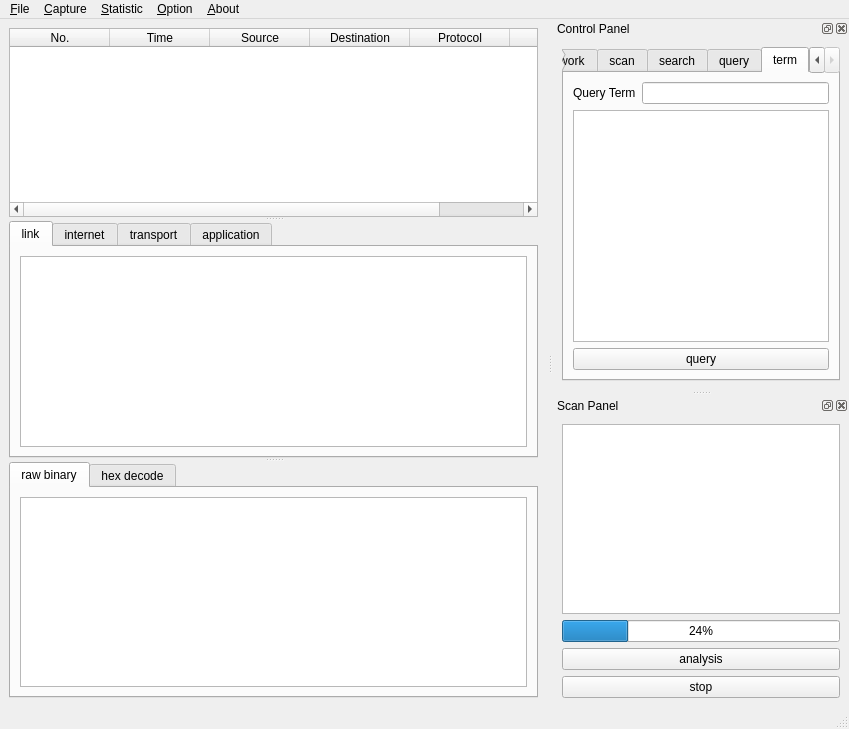
<?xml version="1.0" encoding="UTF-8"?>
<ui version="4.0">
 <class>MainWindow</class>
 <widget class="QMainWindow" name="MainWindow">
  <property name="geometry">
   <rect>
    <x>0</x>
    <y>0</y>
    <width>849</width>
    <height>729</height>
   </rect>
  </property>
  <property name="windowTitle">
   <string>MainWindow</string>
  </property>
  <widget class="QWidget" name="centralwidget">
   <layout class="QHBoxLayout" name="horizontalLayout_8">
    <item>
     <widget class="QSplitter" name="splitter">
      <property name="orientation">
       <enum>Qt::Vertical</enum>
      </property>
      <widget class="QTableWidget" name="conciseInfoTable">
       <property name="showGrid">
        <bool>false</bool>
       </property>
       <column>
        <property name="text">
         <string>No.</string>
        </property>
       </column>
       <column>
        <property name="text">
         <string>Time</string>
        </property>
       </column>
       <column>
        <property name="text">
         <string>Source</string>
        </property>
       </column>
       <column>
        <property name="text">
         <string>Destination</string>
        </property>
       </column>
       <column>
        <property name="text">
         <string>Protocol</string>
        </property>
       </column>
       <column>
        <property name="text">
         <string>Length</string>
        </property>
       </column>
      </widget>
      <widget class="QTabWidget" name="verboseInfoTab">
       <property name="currentIndex">
        <number>0</number>
       </property>
       <widget class="QWidget" name="linkTab">
        <attribute name="title">
         <string>link</string>
        </attribute>
        <layout class="QVBoxLayout" name="verticalLayout_7">
         <item>
          <widget class="QPlainTextEdit" name="linkTextEdit"/>
         </item>
        </layout>
       </widget>
       <widget class="QWidget" name="interTab">
        <attribute name="title">
         <string>internet</string>
        </attribute>
        <layout class="QVBoxLayout" name="verticalLayout_6">
         <item>
          <widget class="QPlainTextEdit" name="interTextEdit"/>
         </item>
        </layout>
       </widget>
       <widget class="QWidget" name="transTab">
        <attribute name="title">
         <string>transport</string>
        </attribute>
        <layout class="QVBoxLayout" name="verticalLayout_5">
         <item>
          <widget class="QPlainTextEdit" name="TransTextEdit"/>
         </item>
        </layout>
       </widget>
       <widget class="QWidget" name="appTab">
        <attribute name="title">
         <string>application</string>
        </attribute>
        <layout class="QVBoxLayout" name="verticalLayout_4">
         <item>
          <widget class="QPlainTextEdit" name="appTextEdit"/>
         </item>
        </layout>
       </widget>
      </widget>
      <widget class="QTabWidget" name="decodeInfoTab">
       <property name="currentIndex">
        <number>0</number>
       </property>
       <widget class="QWidget" name="rawTab">
        <attribute name="title">
         <string>raw binary</string>
        </attribute>
        <layout class="QVBoxLayout" name="verticalLayout_8">
         <item>
          <widget class="QPlainTextEdit" name="rawTextEdit"/>
         </item>
        </layout>
       </widget>
       <widget class="QWidget" name="hexTab">
        <attribute name="title">
         <string>hex decode</string>
        </attribute>
        <layout class="QVBoxLayout" name="verticalLayout_9">
         <item>
          <widget class="QPlainTextEdit" name="hexTextEdit"/>
         </item>
        </layout>
       </widget>
      </widget>
     </widget>
    </item>
   </layout>
  </widget>
  <widget class="QMenuBar" name="menubar">
   <property name="geometry">
    <rect>
     <x>0</x>
     <y>0</y>
     <width>849</width>
     <height>26</height>
    </rect>
   </property>
   <widget class="QMenu" name="menu_File">
    <property name="title">
     <string>&amp;File</string>
    </property>
    <widget class="QMenu" name="menu_export">
     <property name="title">
      <string>&amp;export</string>
     </property>
     <widget class="QMenu" name="menuNetwork_info">
      <property name="title">
       <string>&amp;network info</string>
      </property>
      <addaction name="actionNetCSV"/>
      <addaction name="actionNetJSON"/>
      <addaction name="actionNetPlain"/>
     </widget>
     <widget class="QMenu" name="menuLAN_info">
      <property name="title">
       <string>&amp;LAN info</string>
      </property>
      <addaction name="actionLANCSV"/>
      <addaction name="actionLANJSON"/>
      <addaction name="actionLANPlain"/>
     </widget>
     <widget class="QMenu" name="menuPackets_info">
      <property name="title">
       <string>&amp;packets info</string>
      </property>
      <addaction name="actionPktCSV"/>
      <addaction name="actionPktJSON"/>
      <addaction name="actionPktPlain"/>
     </widget>
     <addaction name="menuNetwork_info"/>
     <addaction name="menuLAN_info"/>
     <addaction name="menuPackets_info"/>
    </widget>
    <addaction name="action_Save"/>
    <addaction name="action_Open"/>
    <addaction name="separator"/>
    <addaction name="menu_export"/>
    <addaction name="separator"/>
    <addaction name="action_close"/>
   </widget>
   <widget class="QMenu" name="menu_Capture">
    <property name="title">
     <string>&amp;Capture</string>
    </property>
    <addaction name="action_Start"/>
    <addaction name="separator"/>
    <addaction name="action_Stop"/>
    <addaction name="separator"/>
    <addaction name="action_Restart"/>
   </widget>
   <widget class="QMenu" name="menu_Statistic">
    <property name="title">
     <string>&amp;Statistic</string>
    </property>
    <widget class="QMenu" name="menu_protocol">
     <property name="title">
      <string>&amp;protocol</string>
     </property>
     <addaction name="action_ProBar"/>
     <addaction name="action_ProHbar"/>
     <addaction name="action_ProPie"/>
    </widget>
    <widget class="QMenu" name="menu_length">
     <property name="title">
      <string>&amp;length</string>
     </property>
     <addaction name="action_LenBar"/>
     <addaction name="action_LenHbar"/>
     <addaction name="action_LenPie"/>
    </widget>
    <widget class="QMenu" name="menu_time">
     <property name="title">
      <string>&amp;time</string>
     </property>
     <addaction name="action_TimeBar"/>
     <addaction name="action_TimeHbar"/>
     <addaction name="action_TimePie"/>
    </widget>
    <addaction name="menu_protocol"/>
    <addaction name="menu_length"/>
    <addaction name="menu_time"/>
   </widget>
   <widget class="QMenu" name="menu_Option">
    <property name="title">
     <string>&amp;Option</string>
    </property>
    <addaction name="separator"/>
    <addaction name="action_Filter"/>
    <addaction name="separator"/>
    <addaction name="action_RefreshRank"/>
   </widget>
   <widget class="QMenu" name="menu_About">
    <property name="title">
     <string>&amp;About</string>
    </property>
    <addaction name="action_Help"/>
    <addaction name="separator"/>
    <addaction name="action_Author"/>
    <addaction name="separator"/>
    <addaction name="action_Rank"/>
   </widget>
   <addaction name="menu_File"/>
   <addaction name="menu_Capture"/>
   <addaction name="menu_Statistic"/>
   <addaction name="menu_Option"/>
   <addaction name="menu_About"/>
  </widget>
  <widget class="QStatusBar" name="statusbar"/>
  <widget class="QDockWidget" name="controlDock">
   <property name="enabled">
    <bool>true</bool>
   </property>
   <property name="floating">
    <bool>false</bool>
   </property>
   <property name="windowTitle">
    <string>Control Panel</string>
   </property>
   <attribute name="dockWidgetArea">
    <number>2</number>
   </attribute>
   <widget class="QWidget" name="controlDockContents">
    <layout class="QHBoxLayout" name="horizontalLayout_2">
     <item>
      <widget class="QTabWidget" name="controlTabManage">
       <property name="currentIndex">
        <number>4</number>
       </property>
       <property name="tabBarAutoHide">
        <bool>false</bool>
       </property>
       <widget class="QWidget" name="networkTab">
        <attribute name="title">
         <string>network</string>
        </attribute>
        <layout class="QFormLayout" name="formLayout">
         <item row="1" column="0">
          <widget class="QLabel" name="nameLabel">
           <property name="text">
            <string>Name</string>
           </property>
          </widget>
         </item>
         <item row="1" column="1">
          <widget class="QLineEdit" name="nameLineEdit"/>
         </item>
         <item row="2" column="0">
          <widget class="QLabel" name="ipLabel">
           <property name="text">
            <string>IP</string>
           </property>
          </widget>
         </item>
         <item row="2" column="1">
          <widget class="QLineEdit" name="ipLineEdit"/>
         </item>
         <item row="3" column="0">
          <widget class="QLabel" name="macLabel">
           <property name="text">
            <string>Mac</string>
           </property>
          </widget>
         </item>
         <item row="3" column="1">
          <widget class="QLineEdit" name="macLineEdit"/>
         </item>
         <item row="4" column="0">
          <widget class="QLabel" name="vendorLabel">
           <property name="text">
            <string>Vendor</string>
           </property>
          </widget>
         </item>
         <item row="4" column="1">
          <widget class="QLineEdit" name="vendorLineEdit"/>
         </item>
         <item row="5" column="0">
          <widget class="QLabel" name="netmaskLabel">
           <property name="text">
            <string>Netmask</string>
           </property>
          </widget>
         </item>
         <item row="5" column="1">
          <widget class="QLineEdit" name="netmaskLineEdit"/>
         </item>
         <item row="7" column="0">
          <widget class="QLabel" name="gwIpLabel">
           <property name="text">
            <string>IP</string>
           </property>
          </widget>
         </item>
         <item row="10" column="0">
          <widget class="QLabel" name="gwVendorLabel">
           <property name="text">
            <string>Vendor</string>
           </property>
          </widget>
         </item>
         <item row="10" column="1">
          <widget class="QLineEdit" name="gwVendorLineEdit"/>
         </item>
         <item row="13" column="1">
          <widget class="QPushButton" name="refreshButton">
           <property name="text">
            <string>refresh</string>
           </property>
          </widget>
         </item>
         <item row="0" column="0">
          <widget class="QLabel" name="localLabel">
           <property name="text">
            <string>&gt;&gt;&gt; Local</string>
           </property>
          </widget>
         </item>
         <item row="6" column="0">
          <widget class="QLabel" name="gwLabel">
           <property name="text">
            <string>&gt;&gt;&gt; Gateway</string>
           </property>
          </widget>
         </item>
         <item row="8" column="0">
          <widget class="QLabel" name="gwMacLabel">
           <property name="text">
            <string>Mac</string>
           </property>
          </widget>
         </item>
         <item row="13" column="0">
          <widget class="QPushButton" name="unlockButton">
           <property name="text">
            <string>unlock</string>
           </property>
          </widget>
         </item>
         <item row="7" column="1">
          <widget class="QLineEdit" name="gwIpLineEdit"/>
         </item>
         <item row="8" column="1">
          <widget class="QLineEdit" name="gwMacLineEdit"/>
         </item>
        </layout>
       </widget>
       <widget class="QWidget" name="scanTab">
        <attribute name="title">
         <string>scan</string>
        </attribute>
        <layout class="QVBoxLayout" name="verticalLayout_3">
         <item>
          <widget class="QLabel" name="rangeLabel">
           <property name="text">
            <string>Range</string>
           </property>
          </widget>
         </item>
         <item>
          <widget class="QLineEdit" name="rangeLineEdit"/>
         </item>
         <item>
          <widget class="QPushButton" name="rangeButton">
           <property name="text">
            <string>range scan</string>
           </property>
          </widget>
         </item>
         <item>
          <widget class="QLabel" name="maskLabel">
           <property name="text">
            <string>Mask</string>
           </property>
          </widget>
         </item>
         <item>
          <widget class="QLineEdit" name="maskLineEdit"/>
         </item>
         <item>
          <widget class="QPushButton" name="maskButton">
           <property name="text">
            <string>mask scan</string>
           </property>
          </widget>
         </item>
        </layout>
       </widget>
       <widget class="QWidget" name="searchTab">
        <attribute name="title">
         <string>search</string>
        </attribute>
        <layout class="QFormLayout" name="formLayout_4">
         <item row="0" column="0">
          <widget class="QLabel" name="searchLabel">
           <property name="text">
            <string>Search</string>
           </property>
          </widget>
         </item>
         <item row="0" column="1">
          <widget class="QLineEdit" name="searchLineEdit"/>
         </item>
         <item row="1" column="1">
          <widget class="QPushButton" name="searchButton">
           <property name="text">
            <string>search</string>
           </property>
          </widget>
         </item>
        </layout>
       </widget>
       <widget class="QWidget" name="ipinfoTab">
        <attribute name="title">
         <string>query</string>
        </attribute>
        <layout class="QFormLayout" name="formLayout_3">
         <item row="0" column="0">
          <widget class="QLabel" name="sipLabel">
           <property name="text">
            <string>Query IP</string>
           </property>
          </widget>
         </item>
         <item row="0" column="1">
          <widget class="QLineEdit" name="sipLineEdit"/>
         </item>
         <item row="1" column="0" colspan="2">
          <widget class="QTextEdit" name="sipTextEdit"/>
         </item>
         <item row="2" column="0">
          <widget class="QPushButton" name="sipButton">
           <property name="text">
            <string>query</string>
           </property>
          </widget>
         </item>
        </layout>
       </widget>
       <widget class="QWidget" name="termTab">
        <attribute name="title">
         <string>term</string>
        </attribute>
        <layout class="QGridLayout" name="gridLayout">
         <item row="0" column="0">
          <widget class="QLabel" name="termLabel">
           <property name="text">
            <string>Query Term</string>
           </property>
          </widget>
         </item>
         <item row="0" column="1">
          <widget class="QLineEdit" name="termLineEdit"/>
         </item>
         <item row="2" column="0" colspan="2">
          <widget class="QPushButton" name="termButton">
           <property name="text">
            <string>query</string>
           </property>
          </widget>
         </item>
         <item row="1" column="0" colspan="2">
          <widget class="QTextEdit" name="termTextEdit"/>
         </item>
        </layout>
       </widget>
      </widget>
     </item>
    </layout>
   </widget>
  </widget>
  <widget class="QDockWidget" name="scanDock">
   <property name="windowTitle">
    <string>Scan Panel</string>
   </property>
   <attribute name="dockWidgetArea">
    <number>2</number>
   </attribute>
   <widget class="QWidget" name="scanDockContents">
    <layout class="QVBoxLayout" name="verticalLayout">
     <item>
      <widget class="QListWidget" name="nodeListWidget"/>
     </item>
     <item>
      <widget class="QProgressBar" name="scanProgressBar">
       <property name="value">
        <number>24</number>
       </property>
      </widget>
     </item>
     <item>
      <widget class="QPushButton" name="analysisButton">
       <property name="text">
        <string>analysis</string>
       </property>
      </widget>
     </item>
     <item>
      <widget class="QPushButton" name="stopButton">
       <property name="text">
        <string>stop</string>
       </property>
      </widget>
     </item>
    </layout>
   </widget>
  </widget>
  <action name="action_Save">
   <property name="text">
    <string>&amp;save</string>
   </property>
  </action>
  <action name="action_Open">
   <property name="text">
    <string>&amp;open</string>
   </property>
  </action>
  <action name="action_Export">
   <property name="text">
    <string>&amp;Export</string>
   </property>
  </action>
  <action name="actionNetCSV">
   <property name="text">
    <string>&amp;CSV</string>
   </property>
  </action>
  <action name="actionNetJSON">
   <property name="text">
    <string>&amp;JSON</string>
   </property>
  </action>
  <action name="actionNetPlain">
   <property name="text">
    <string>&amp;plain text</string>
   </property>
  </action>
  <action name="actionLANCSV">
   <property name="text">
    <string>CSV</string>
   </property>
  </action>
  <action name="actionLANJSON">
   <property name="text">
    <string>JSON</string>
   </property>
  </action>
  <action name="actionLANPlain">
   <property name="text">
    <string>plain text</string>
   </property>
  </action>
  <action name="actionPktCSV">
   <property name="text">
    <string>CSV</string>
   </property>
  </action>
  <action name="actionPktJSON">
   <property name="text">
    <string>JSON</string>
   </property>
  </action>
  <action name="actionPktPlain">
   <property name="text">
    <string>plain text</string>
   </property>
  </action>
  <action name="action_Start">
   <property name="text">
    <string>&amp;start</string>
   </property>
  </action>
  <action name="actionSto_p">
   <property name="text">
    <string>sto&amp;p</string>
   </property>
  </action>
  <action name="action_restart">
   <property name="text">
    <string>&amp;restart</string>
   </property>
  </action>
  <action name="action_ProBar">
   <property name="text">
    <string>&amp;bar</string>
   </property>
  </action>
  <action name="action_ProHbar">
   <property name="text">
    <string>&amp;hbar</string>
   </property>
  </action>
  <action name="action_ProPie">
   <property name="text">
    <string>&amp;pie</string>
   </property>
  </action>
  <action name="action_LenBar">
   <property name="text">
    <string>&amp;bar</string>
   </property>
  </action>
  <action name="action_LenHbar">
   <property name="text">
    <string>&amp;hbar</string>
   </property>
  </action>
  <action name="action_LenPie">
   <property name="text">
    <string>&amp;pie</string>
   </property>
  </action>
  <action name="action_TimeBar">
   <property name="text">
    <string>&amp;bar</string>
   </property>
  </action>
  <action name="action_TimeHbar">
   <property name="text">
    <string>&amp;hbar</string>
   </property>
  </action>
  <action name="action_TimePie">
   <property name="text">
    <string>&amp;pie</string>
   </property>
  </action>
  <action name="action_Stop">
   <property name="text">
    <string>sto&amp;p</string>
   </property>
  </action>
  <action name="action_Restart">
   <property name="text">
    <string>&amp;restart</string>
   </property>
  </action>
  <action name="action_Help">
   <property name="text">
    <string>&amp;help</string>
   </property>
  </action>
  <action name="action_Author">
   <property name="text">
    <string>&amp;author</string>
   </property>
  </action>
  <action name="action_close">
   <property name="text">
    <string>&amp;close</string>
   </property>
   <property name="shortcut">
    <string>Ctrl+Q</string>
   </property>
  </action>
  <action name="action_rank">
   <property name="text">
    <string>&amp;rank</string>
   </property>
  </action>
  <action name="action_Rank">
   <property name="text">
    <string>&amp;rank</string>
   </property>
  </action>
  <action name="action_Filter">
   <property name="text">
    <string>&amp;filter</string>
   </property>
  </action>
  <action name="action_RefreshRank">
   <property name="text">
    <string>&amp;refresh rank</string>
   </property>
  </action>
 </widget>
 <resources/>
 <connections/>
</ui>
